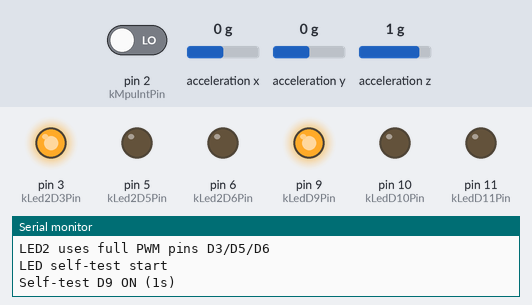
The program below on a simulated Arduino Pro Mini, built with avr-gcc and run on an emulated ATmega328P. Shown: output pins drawn as LEDs (lit = HIGH), the last lines printed to the serial monitor. Wiring (inferred from the names in the program): MPU-6050 motion sensor at I2C address 0x68. Inputs (shaded band) come from the test bench; at power-on: pin 2 (kMpuIntPin) LOW, acceleration x 0 g, acceleration y 0 g, acceleration z 1 g. Sleep ends after the set time or at an interrupt.

Above: at 0.2 s.
At 1.2 s:
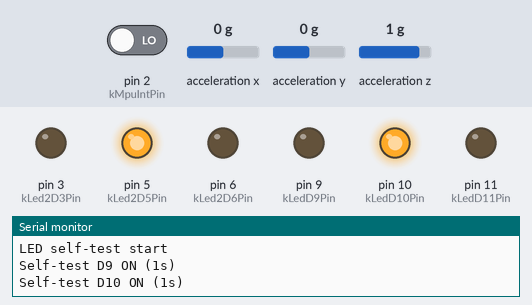
At 4.3 s:
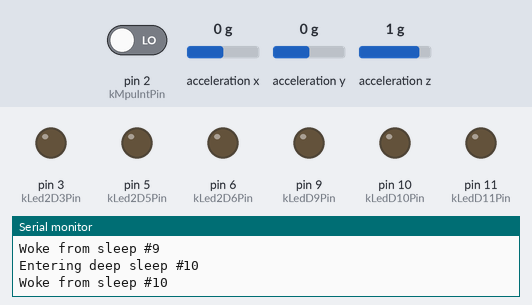
4.4 s: pin 2 (kMpuIntPin) driven HIGH
Timing chart, 0 to 7.4 s (numbered marks = the images above; inputs shaded):
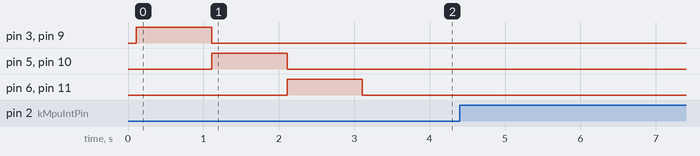

The program:

main.cpp
```cpp
#include <Arduino.h>
#include <Wire.h>
#include <avr/sleep.h>

namespace {
constexpr uint8_t kLedD9Pin = 9;
constexpr uint8_t kLedD10Pin = 10;
constexpr uint8_t kLedD11Pin = 11;
constexpr uint8_t kLed2D3Pin = 3;
constexpr uint8_t kLed2D5Pin = 5;
constexpr uint8_t kLed2D6Pin = 6;

// Confirmed by self-test: D9=Blue, D10=Red, D11=Green.
constexpr uint8_t kLedBluePin = kLedD9Pin;
constexpr uint8_t kLedRedPin = kLedD10Pin;
constexpr uint8_t kLedGreenPin = kLedD11Pin;
constexpr uint8_t kLed2BluePin = kLed2D3Pin;
constexpr uint8_t kLed2RedPin = kLed2D5Pin;
constexpr uint8_t kLed2GreenPin = kLed2D6Pin;
constexpr uint8_t kMpuIntPin = 2;  // INT0

constexpr bool kLedActiveHigh = true;
constexpr unsigned long kSerialBaud = 115200;

constexpr uint8_t kMpuAddress = 0x68;
constexpr uint8_t kRegPwrMgmt1 = 0x6B;
constexpr uint8_t kRegConfig = 0x1A;
constexpr uint8_t kRegAccelConfig = 0x1C;
constexpr uint8_t kRegMotionThreshold = 0x1F;
constexpr uint8_t kRegMotionDuration = 0x20;
constexpr uint8_t kRegIntPinCfg = 0x37;
constexpr uint8_t kRegIntEnable = 0x38;
constexpr uint8_t kRegIntStatus = 0x3A;
constexpr uint8_t kRegAccelXoutH = 0x3B;
constexpr uint8_t kMotionIntMask = 0x40;

constexpr uint16_t kLightWindowMs = 5000;
constexpr uint8_t kMotionThreshold = 3;
constexpr uint8_t kMotionDuration = 1;
constexpr uint16_t kWakeGuardMs = 120;
constexpr uint16_t kHeartbeatMs = 2000;
constexpr uint16_t kBreathPeriodSlowMs = 2400;
constexpr uint16_t kBreathPeriodFastMs = 700;
constexpr uint8_t kBreathMin = 4;
constexpr uint8_t kBlueGain = 210;
constexpr uint8_t kRedGain = 255;
constexpr uint8_t kGreenGain = 200;

volatile bool gMotionIrq = false;
volatile uint32_t gIsrCount = 0;
uint32_t gLightUntilMs = 0;
bool gLightsOn = false;
uint32_t gLastHeartbeatMs = 0;
uint8_t gMotionLevel = 0;
uint32_t gSleepEnterCount = 0;
uint32_t gWakeCount = 0;
uint32_t gMotionEventCount = 0;
uint32_t gSpuriousIrqCount = 0;

void writeLedPin(uint8_t pin, bool on) {
  const uint8_t level = (kLedActiveHigh == on) ? HIGH : LOW;
  digitalWrite(pin, level);
}

bool isPwmPin(uint8_t pin) {
  return pin == 3 || pin == 5 || pin == 6 || pin == 9 || pin == 10 || pin == 11;
}

void writeLedPwm(uint8_t pin, uint8_t value) {
  if (isPwmPin(pin)) {
    const uint8_t pwm = kLedActiveHigh ? value : static_cast<uint8_t>(255 - value);
    analogWrite(pin, pwm);
    return;
  }

  // Fallback for non-PWM pins.
  writeLedPin(pin, value > 127);
}

uint8_t triangleWave8(uint32_t timeMs, uint16_t periodMs, uint16_t offsetMs) {
  const uint16_t half = periodMs / 2;
  const uint16_t t = static_cast<uint16_t>((timeMs + offsetMs) % periodMs);

  uint16_t out = 0;
  if (t < half) {
    out = static_cast<uint16_t>((static_cast<uint32_t>(t) * 255U) / half);
  } else {
    out = static_cast<uint16_t>((static_cast<uint32_t>(periodMs - t) * 255U) / half);
  }

  const uint16_t boosted = static_cast<uint16_t>((static_cast<uint32_t>(out) * out) / 255U);
  const uint16_t span = 255 - kBreathMin;
  return static_cast<uint8_t>(kBreathMin + ((static_cast<uint32_t>(boosted) * span) / 255U));
}

uint8_t applyGain(uint8_t value, uint8_t gain) {
  const uint16_t scaled = static_cast<uint16_t>((static_cast<uint16_t>(value) * gain) / 255U);
  return static_cast<uint8_t>(scaled > 255 ? 255 : scaled);
}

void updateBreathingLeds(uint32_t nowMs) {
  const uint16_t period = static_cast<uint16_t>(
      kBreathPeriodSlowMs - ((static_cast<uint32_t>(gMotionLevel) * (kBreathPeriodSlowMs - kBreathPeriodFastMs)) / 255U));
  const uint16_t third = period / 3;
  const uint8_t blue = applyGain(triangleWave8(nowMs, period, 0), kBlueGain);
  const uint8_t red = applyGain(triangleWave8(nowMs, period, third), kRedGain);
  const uint8_t green = applyGain(triangleWave8(nowMs, period, static_cast<uint16_t>(third * 2)), kGreenGain);

  writeLedPwm(kLedBluePin, blue);
  writeLedPwm(kLedRedPin, red);
  writeLedPwm(kLedGreenPin, green);

  // Mirror the same color mix to the second RGB LED.
  writeLedPwm(kLed2BluePin, blue);
  writeLedPwm(kLed2RedPin, red);
  writeLedPwm(kLed2GreenPin, green);
}

void writeRegister(uint8_t reg, uint8_t value) {
  Wire.beginTransmission(kMpuAddress);
  Wire.write(reg);
  Wire.write(value);
  Wire.endTransmission();
}

uint8_t readRegister(uint8_t reg) {
  Wire.beginTransmission(kMpuAddress);
  Wire.write(reg);
  Wire.endTransmission(false);
  Wire.requestFrom(static_cast<int>(kMpuAddress), 1);
  if (Wire.available() < 1) {
    return 0;
  }
  return Wire.read();
}

bool readAccelerometerRaw(int16_t* x, int16_t* y, int16_t* z) {
  Wire.beginTransmission(kMpuAddress);
  Wire.write(kRegAccelXoutH);
  if (Wire.endTransmission(false) != 0) {
    return false;
  }

  const int requested = 6;
  if (Wire.requestFrom(static_cast<int>(kMpuAddress), requested) != requested) {
    return false;
  }

  *x = static_cast<int16_t>((Wire.read() << 8) | Wire.read());
  *y = static_cast<int16_t>((Wire.read() << 8) | Wire.read());
  *z = static_cast<int16_t>((Wire.read() << 8) | Wire.read());
  return true;
}

uint8_t estimateMotionLevel() {
  int16_t x = 0;
  int16_t y = 0;
  int16_t z = 0;
  if (!readAccelerometerRaw(&x, &y, &z)) {
    return 96;
  }

  const int32_t dx = abs(static_cast<int32_t>(x));
  const int32_t dy = abs(static_cast<int32_t>(y));
  const int32_t dz = abs(static_cast<int32_t>(z) - 16384);
  const int32_t metric = dx + dy + dz;

  int32_t level = metric / 64;
  if (level < 20) {
    level = 20;
  }
  if (level > 255) {
    level = 255;
  }
  return static_cast<uint8_t>(level);
}

void clearMpuInterrupt() {
  (void)readRegister(kRegIntStatus);
}

void configureMpuMotionInterrupt() {
  writeRegister(kRegPwrMgmt1, 0x00);
  delay(50);
  writeRegister(kRegConfig, 0x03);
  writeRegister(kRegAccelConfig, 0x00);
  writeRegister(kRegMotionThreshold, kMotionThreshold);
  writeRegister(kRegMotionDuration, kMotionDuration);
  // Active-high, latched INT until status read, clear-on-read.
  writeRegister(kRegIntPinCfg, 0x30);
  // Motion detect interrupt only.
  writeRegister(kRegIntEnable, 0x40);
  clearMpuInterrupt();
}

void setLeds(bool on) {
  if (on) {
    updateBreathingLeds(millis());
  } else {
    writeLedPin(kLedBluePin, false);
    writeLedPin(kLedRedPin, false);
    writeLedPin(kLedGreenPin, false);
    writeLedPin(kLed2BluePin, false);
    writeLedPin(kLed2RedPin, false);
    writeLedPin(kLed2GreenPin, false);
  }
  gLightsOn = on;
}

void rgbSelfTest() {
  Serial.println(F("LED self-test start"));

  Serial.println(F("Self-test D9 ON (1s)"));
  writeLedPin(kLedD9Pin, true);
  writeLedPin(kLedD10Pin, false);
  writeLedPin(kLedD11Pin, false);
  writeLedPin(kLed2D3Pin, true);
  writeLedPin(kLed2D5Pin, false);
  writeLedPin(kLed2D6Pin, false);
  delay(1000);

  Serial.println(F("Self-test D10 ON (1s)"));
  writeLedPin(kLedD9Pin, false);
  writeLedPin(kLedD10Pin, true);
  writeLedPin(kLedD11Pin, false);
  writeLedPin(kLed2D3Pin, false);
  writeLedPin(kLed2D5Pin, true);
  writeLedPin(kLed2D6Pin, false);
  delay(1000);

  Serial.println(F("Self-test D11 ON (1s)"));
  writeLedPin(kLedD9Pin, false);
  writeLedPin(kLedD10Pin, false);
  writeLedPin(kLedD11Pin, true);
  writeLedPin(kLed2D3Pin, false);
  writeLedPin(kLed2D5Pin, false);
  writeLedPin(kLed2D6Pin, true);
  delay(1000);

  setLeds(false);
  Serial.println(F("LED self-test done"));
}

void onMotionInterrupt() {
  ++gIsrCount;
  gMotionIrq = true;
}

void enterDeepSleep() {
  set_sleep_mode(SLEEP_MODE_PWR_DOWN);
  sleep_enable();

  noInterrupts();
  const bool pendingMotion = gMotionIrq;
  interrupts();

  if (!pendingMotion) {
    sleep_cpu();
  }

  sleep_disable();
}

void handleMotionEvent() {
  noInterrupts();
  const bool hadIrq = gMotionIrq;
  gMotionIrq = false;
  interrupts();

  if (!hadIrq) {
    return;
  }

  const uint8_t intStatus = readRegister(kRegIntStatus);
  if ((intStatus & kMotionIntMask) == 0) {
    ++gSpuriousIrqCount;
    Serial.print(F("IRQ without motion bit, status=0x"));
    Serial.println(intStatus, HEX);
    Serial.print(F("Spurious IRQ count="));
    Serial.println(gSpuriousIrqCount);
    return;
  }

  const uint8_t newMotion = estimateMotionLevel();
  if (newMotion > gMotionLevel) {
    gMotionLevel = newMotion;
  } else {
    gMotionLevel = static_cast<uint8_t>((static_cast<uint16_t>(gMotionLevel) * 3U + newMotion) / 4U);
  }

  gLightUntilMs = millis() + kLightWindowMs;
  ++gMotionEventCount;
  setLeds(true);
  Serial.print(F("Motion IRQ -> LEDs ON until ms="));
  Serial.println(gLightUntilMs);
  Serial.print(F("Motion level="));
  Serial.println(gMotionLevel);
  Serial.print(F("Motion events="));
  Serial.println(gMotionEventCount);
}
}  // namespace

void setup() {
  Serial.begin(kSerialBaud);
  delay(50);
  Serial.println(F("Booting KetCar motion light"));

  pinMode(kLedD9Pin, OUTPUT);
  pinMode(kLedD10Pin, OUTPUT);
  pinMode(kLedD11Pin, OUTPUT);
  pinMode(kLed2D3Pin, OUTPUT);
  pinMode(kLed2D5Pin, OUTPUT);
  pinMode(kLed2D6Pin, OUTPUT);
  pinMode(kMpuIntPin, INPUT);
  setLeds(false);

  Wire.begin();
  configureMpuMotionInterrupt();
  Serial.println(F("MPU6050 configured"));

  attachInterrupt(digitalPinToInterrupt(kMpuIntPin), onMotionInterrupt, RISING);
  Serial.println(F("Interrupt attached on D2 (RISING)"));
  Serial.println(F("LED2 uses full PWM pins D3/D5/D6"));
  rgbSelfTest();
}

void loop() {
  const uint32_t now = millis();

  if (static_cast<int32_t>(now - gLastHeartbeatMs) >= 0 &&
      (now - gLastHeartbeatMs) >= kHeartbeatMs) {
    gLastHeartbeatMs = now;
    Serial.print(F("HB int="));
    Serial.print(digitalRead(kMpuIntPin));
    Serial.print(F(" lights="));
    Serial.print(gLightsOn ? F("ON") : F("OFF"));
    Serial.print(F(" motionLvl="));
    Serial.print(gMotionLevel);
    Serial.print(F(" isr="));
    Serial.print(gIsrCount);
    Serial.print(F(" wake="));
    Serial.println(gWakeCount);
  }

  if (gMotionLevel > 3) {
    gMotionLevel = static_cast<uint8_t>(gMotionLevel - 3);
  } else {
    gMotionLevel = 0;
  }

  handleMotionEvent();

  if (gLightsOn) {
    updateBreathingLeds(now);
    if (static_cast<int32_t>(millis() - gLightUntilMs) >= 0) {
      setLeds(false);
      Serial.println(F("LED window expired -> LEDs OFF"));
    }
    return;
  }

  ++gSleepEnterCount;
  Serial.print(F("Entering deep sleep #"));
  Serial.println(gSleepEnterCount);
  enterDeepSleep();
  ++gWakeCount;
  Serial.print(F("Woke from sleep #"));
  Serial.println(gWakeCount);
  delay(kWakeGuardMs);
}
```
